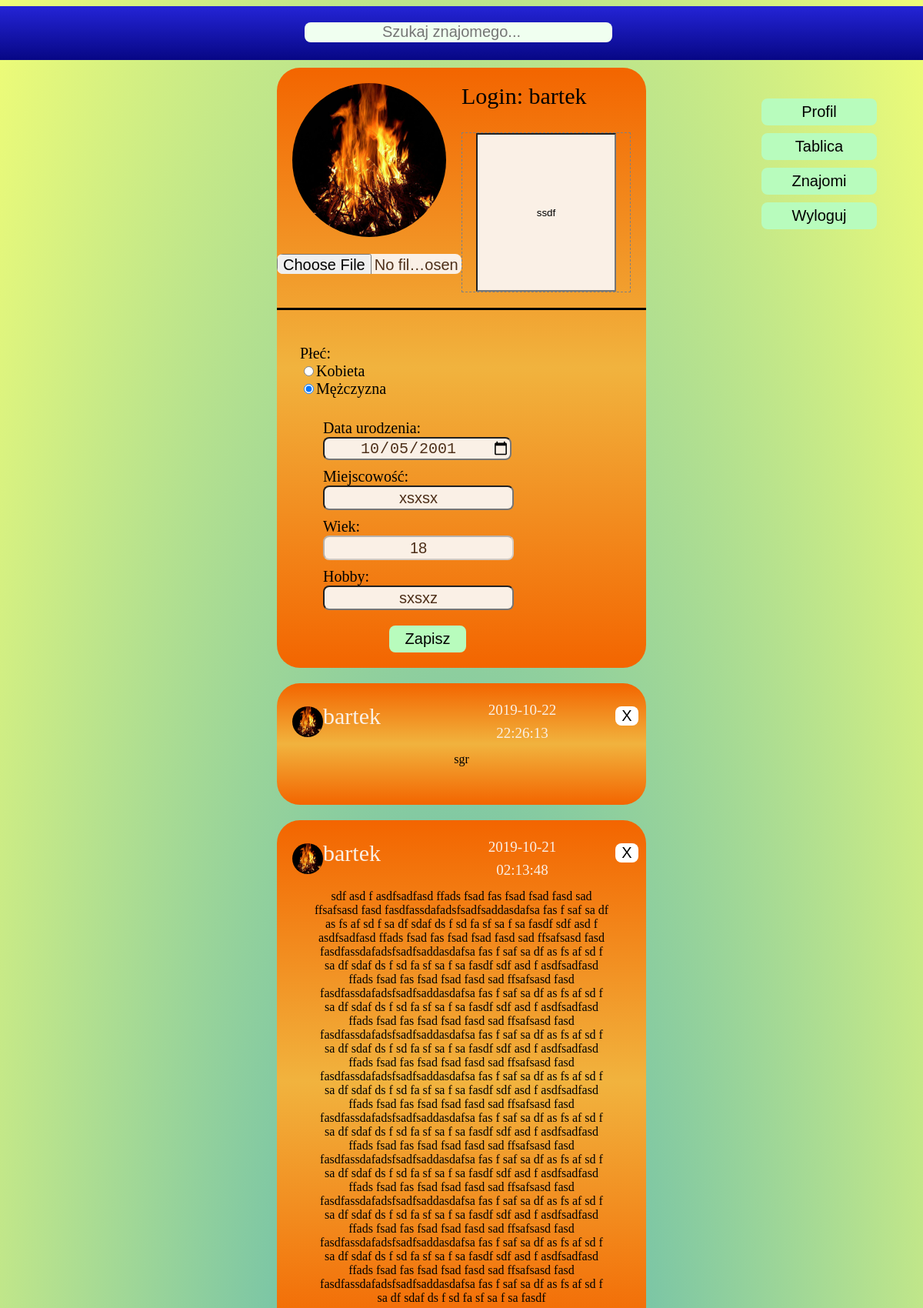
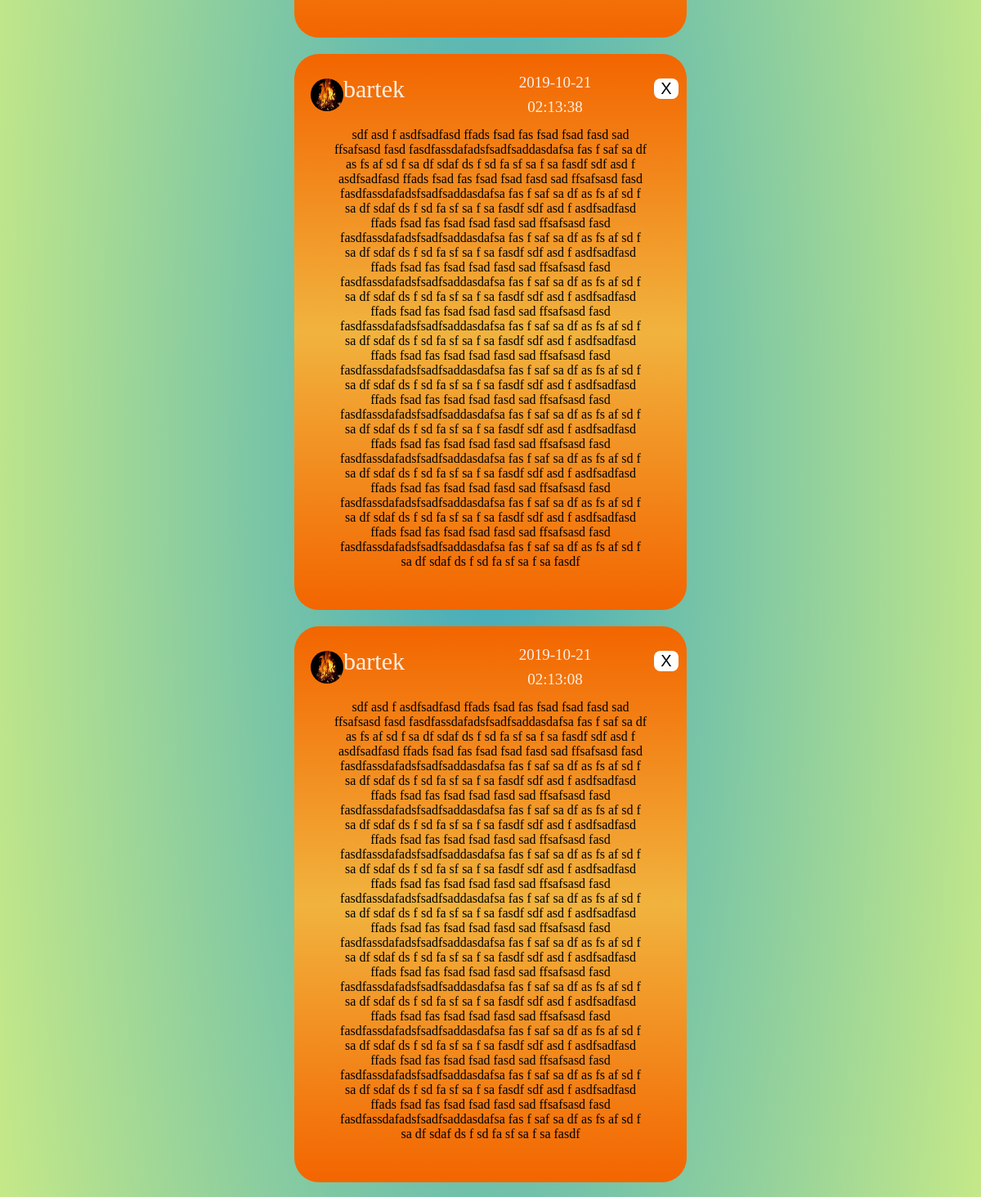
Page /edytuj_profil.php (signed in, upper part) on the committed database (2 pictures, top to bottom).
### tables this page shows
CREATE TABLE `uzytkownicy` (
  `ID` int(11) NOT NULL,
  `LOGIN` varchar(100) NOT NULL,
  `HASLO` varchar(254) NOT NULL,
  `EMAIL` varchar(100) NOT NULL,
  `URODZENIE` date NOT NULL,
  `PLEC` varchar(10) NOT NULL,
  `OPIS` text,
  `MIEJSCOWOSC` text,
  `HOBBY` text,
  `profilowe` text NOT NULL
);

CREATE TABLE `posty` (
  `ID` int(11) NOT NULL,
  `ID_LOGIN` int(11) NOT NULL,
  `TEKST` text NOT NULL,
  `DATA` datetime NOT NULL
);

### edytuj_profil.php (the view, shortened to what this page needs)
<!doctype html>
    <html>
        <head>
            <link rel="stylesheet" href="style.css">
            <link rel="stylesheet" href="tablica.css">
            <link rel="stylesheet" href="szukaj_znajomego.css">
            <?php
                $login = $_SESSION['zalogowany-user'];
                $zdj1 = "./img/".$login.".jpg";
                $zdj2 = "./img/profilowe.jpg";
                $zdj = file_exists($zdj1) ? $zdj1 : $zdj2;
            ?>
        </head>
        <body>
                <div class="strona">
                        <?php include "menu.php" ?>
                        <div class="log">
                            <div class="x"></div>
                            <div class="y_kontener">
                            <div class="y">
                                <?php
                                    require_once "polaczenie.php";
                                    $login = $_SESSION['zalogowany-user'];
                                    try
                                    {
                                        $conn = new mysqli($servername, $username, $password, $dbname);
                                        if ($conn->connect_error)
                                            {
                                                throw new Exception(mysqli_connect_errno());
                                            }
                                        else
                                        {
                                            if($rezultat = $conn->query("SELECT *,TIMESTAMPDIFF(YEAR,URODZENIE,CURDATE()) AS WIEK FROM uzytkownicy WHERE ID = (SELECT ID FROM uzytkownicy WHERE LOGIN='$login')"))
                                            {
                                                if ($rezultat->num_rows > 0)
                                                {
                                                        $wiersz = $rezultat->fetch_assoc();
                                                        echo "<form enctype='multipart/form-data' action='edytuj_profil.php' method='post'>";
                                                        echo "<div class='lewo'>";
                                                        echo "<img src='$zdj' height='200' width='200'>";
                                                        echo "<br><br><input type='file' class='logowanie' name='plik'/>";
                                                        echo "</div>";
                                                        echo "<div class='prawo'>";
                                                        echo "<div class='login'> Login: ".$wiersz["LOGIN"]."</div>";
                                                        echo "<div class='opis'><input type='text' class='okno_post' placeholder='Opisz siebie...' name='opis' autofocus value='".$wiersz["OPIS"]."'></div>";
                                                        echo "</div>";
                                                        echo "<div class='informacje'>";
                                                        echo "<div class='naglowek'></div>";
                                                        echo "<div class='info'>";
                                                        echo "<div class='dane'> Płeć: <br> <input type='radio' name='plec' value='K'";
                                                        if($wiersz['PLEC']==="K") echo "checked='checked'";
                                                        echo  "class='logowanie1'>Kobieta</br> <input type='radio' name='plec' value='M'";
                                                        if($wiersz['PLEC']==="M")  echo "checked='checked'";
                                                        echo "class='logowanie1'>Mężczyzna";
                                                        echo "<div class='dane'> <br>  Data urodzenia:<br> <input type='date' name='urodziny' class='logowanie' value='".$wiersz["URODZENIE"]."'>";
                                                        echo "</div>";
                                                        echo "<div class='dane'>  Miejscowość: <br> <input type='text' name='miejscowosc' class='logowanie' value='".$wiersz["MIEJSCOWOSC"]."'></div>";
                                                        echo "<div class='dane'> Wiek: <br> <input type='text' class='logowanie' disabled value='".$wiersz["WIEK"]."'></div>";
                                                        echo "<div class='dane'> Hobby: <br> <input type='text' name='hobby' class='logowanie' value='".$wiersz["HOBBY"]."'></div>";
                                                        echo "</div>";
                                                        echo "<div class='zapisz'><input type='submit' name='zapisz' value='Zapisz' class='zaloguj'></div>";
                                                        echo "</form>";
                                                        echo "</div>";
                                                }
                                                else
                                                {
                                                    throw new Exception($conn->connect_error);
                                                }
                                            }
                                            else
                                            {
                                                throw new Exception($conn->connect_error);
                                            }
                                        }
                                    }
                                    catch (Exception $e)
                                    {
                                        echo $e;
                                        die("<div class='server_blad'>Błąd połaczenia! Przepraszamy! Proszę spróbować za chwilę!</div>");
                                    }
                                ?>
                            </div>
                        </div>
                            <?php
                                 require_once "polaczenie.php";
                                 $login = $_SESSION['zalogowany-user'];
                                 try
                                 {
                                     $conn = new mysqli($servername, $username, $password, $dbname);
                                     if ($conn->connect_error)
                                         {
                                             throw new Exception(mysqli_connect_errno());
                                         }
                                     else
                                     {
                                         if($rezultat = $conn->query("SELECT TEKST,DATA,LOGIN,posty.ID FROM posty INNER JOIN uzytkownicy ON uzytkownicy.ID = posty.ID_LOGIN WHERE uzytkownicy.ID = (SELECT ID FROM uzytkownicy WHERE LOGIN='$login') ORDER BY DATA DESC"))
                                         {
                                            if ($rezultat->num_rows > 0)
                                            {
                                                while($wiersz = $rezultat->fetch_assoc())
                                                {
                                                    echo "<div class='y'>";
                                                    echo "<div class='autor'>";
                                                    echo "<a href='profil.php?LOGIN=".$wiersz["LOGIN"]."' class='link_autor'><img class='zdj' src=$zdj  height='30' width='30'>   ".$wiersz["LOGIN"]."</a>";
                                                    echo "<div class='data'>".$wiersz["DATA"];
                                                    echo "</div>";
                                                    echo "<form action='edytuj_profil.php?ID=".$wiersz['ID']."' method='post'> <input type='submit' name='usun_post' value='X' class='usun_post'></form>";
                                                    echo "</div>";
                                                    echo "<div class='tekst'>".$wiersz["TEKST"]."</div>";
                                                    echo "</div>";
                                                }
                                            }
                                         }
                                         else
                                         {
                                             throw new Exception($conn->connect_error);
                                         }
                                     }
                                 }
                                catch (Exception $e)
								{
									die("<div class='server_blad'>Błąd połaczenia! Przepraszamy! Proszę spróbować za chwilę!</div>");
								}
                            ?>
                            </div>
                            <div class="x">
                            </div>
                        </div>
        </body>
    </html>

### style.css (style rules this page uses)
body { margin-left: auto; margin-right: auto; background: radial-gradient(rgba(20, 150, 173, 0.808),rgba(225, 250, 4, 0.541)); width: 100%; height: 100%; min-height: 730px; }
.log { width:100%; height: 300px; }
.x { width:30%; float: left; min-height: 100px; height: 100%; }
.y { width:40%; min-width: 400px; background: linear-gradient(rgb(243, 101, 0),rgb(241, 179, 62),rgb(243, 101, 0)); text-align: center; padding-top: 20px; border-radius: 30px; float: left; }
input,textarea { background: rgb(184, 252, 189); }
.logowanie { width: 30%; min-width: 100px; max-width: 400px; border-radius: 8px; height: 26px; cursor: pointer; text-align: center; color: rgb(77, 47, 25); font-size: 20px; }
.zaloguj { width: 25%; min-width: 100px; border-radius: 8px; cursor: pointer; min-height: 35px; margin-top: 10px; font-size: 20px; border: 1px; }
.usun_post { float: right; width: 30px; border-radius: 8px; cursor: pointer; margin-top: 10px; font-size: 20px; border: 1px; background-color: white; margin: 10px; }

### tablica.css (style rules this page uses)
.logowanie { width: 100%; background: linen; }
.okno_post { width: 80%; min-height: 200px; text-align: center; background: linen; }
.y { margin-bottom: 20px; width: 100%; }
.y_kontener { float: left; width:40%; min-width: 400px; }
.x { height: 20px; }
.autor { text-align: left; margin-left: 20px; padding-bottom: 30px; font-size: 20px; color: linen; }
.link_autor { text-decoration: none; color: linen; font-size: 30px; display: block; width: 50%; float: left; height:40px; line-height: 45px; }
.data { text-align: center; font-size: 19px; color: linen; width: 30%; float: left; line-height: 30px; height: 30px; }
.tekst { width: 80%; margin-left: auto; margin-right: auto; margin-top: 40px; padding-bottom: 30px; }
img { border-radius: 100px; min-width: 40px; min-height: 40px; }

### szukaj_znajomego.css (style rules this page uses)
.lewo { float: left; width: 50%; margin-bottom: 20px; }
.prawo { float: left; width: 50%; text-align: left; margin-bottom: 20px; }
.informacje { width: 100%; clear: both; }
img { border-radius: 100px; }
.login { font-size: 30px; margin-bottom: 30px; }
.opis { text-align: center; height: 100%; min-height: 200px; border-style: dashed; border-width: 1px; border-color: grey; margin-right: 20px; line-height: 200px; }
.naglowek { font-size: 30px; margin-bottom: 30px; border-top-style: solid; padding-top: 10px; }
.dane { padding: 5px; text-align: left; padding-left: 30px; font-size: 20px; }
.y { padding-bottom: 20px; }
.info { width: 50%; text-align: center; float: left; }
.zdj { float: left; display: block; margin-top: 10px; }
.dane { width: 100%; }
.zapisz { width: 100%; text-align: center; width: 200px; margin-left: 40%; }

### rows in the picture
uzytkownicy: LOGIN "bartek", opis "ssdf", PLEC "☑", urodziny "10/05/2001", miejscowosc "xsxsx", hobby "sxsxz"
posty: uzytkownicy.LOGIN "bartek", DATA "2019-10-22 22:26:13", TEKST "sgr"
posty: uzytkownicy.LOGIN "bartek", DATA "2019-10-21 02:13:48", TEKST "sdf asd f asdfsadfasd ffads fsad fas fsad fsad fasd sad ffsafsasd fasd fasdfassdafadsfsadfsaddasdafsa fas f saf sa df as fs af sd f sa df sdaf ds f sd fa sf sa f sa fasdf sdf asd f asdfsadfasd ffads fsad fas fsad fsad fasd sad ffsafsasd fasd fasdfassdafadsfsadfsaddasdafsa fas f saf sa df as fs af sd f sa df sdaf ds f sd fa sf sa f sa fasdf sdf asd f asdfsadfasd ffads fsad fas fsad fsad fasd sad ffsafsasd fasd fasdfassdafadsfsadfsaddasdafsa fas f saf sa df as fs af sd f sa df sdaf ds f sd fa sf sa f sa fasdf sdf asd f asdfsadfasd ffads fsad fas fsad fsad fasd sad ffsafsasd fasd fasdfassdafadsfsadfsaddasdafsa fas f saf sa df as fs af sd f sa df sdaf ds f sd fa sf sa f sa fasdf sdf asd f…"
posty: uzytkownicy.LOGIN "bartek", DATA "2019-10-21 02:13:38", TEKST "sdf asd f asdfsadfasd ffads fsad fas fsad fsad fasd sad ffsafsasd fasd fasdfassdafadsfsadfsaddasdafsa fas f saf sa df as fs af sd f sa df sdaf ds f sd fa sf sa f sa fasdf sdf asd f asdfsadfasd ffads fsad fas fsad fsad fasd sad ffsafsasd fasd fasdfassdafadsfsadfsaddasdafsa fas f saf sa df as fs af sd f sa df sdaf ds f sd fa sf sa f sa fasdf sdf asd f asdfsadfasd ffads fsad fas fsad fsad fasd sad ffsafsasd fasd fasdfassdafadsfsadfsaddasdafsa fas f saf sa df as fs af sd f sa df sdaf ds f sd fa sf sa f sa fasdf sdf asd f asdfsadfasd ffads fsad fas fsad fsad fasd sad ffsafsasd fasd fasdfassdafadsfsadfsaddasdafsa fas f saf sa df as fs af sd f sa df sdaf ds f sd fa sf sa f sa fasdf sdf asd f…"
posty: uzytkownicy.LOGIN "bartek", DATA "2019-10-21 02:13:08", TEKST "sdf asd f asdfsadfasd ffads fsad fas fsad fsad fasd sad ffsafsasd fasd fasdfassdafadsfsadfsaddasdafsa fas f saf sa df as fs af sd f sa df sdaf ds f sd fa sf sa f sa fasdf sdf asd f asdfsadfasd ffads fsad fas fsad fsad fasd sad ffsafsasd fasd fasdfassdafadsfsadfsaddasdafsa fas f saf sa df as fs af sd f sa df sdaf ds f sd fa sf sa f sa fasdf sdf asd f asdfsadfasd ffads fsad fas fsad fsad fasd sad ffsafsasd fasd fasdfassdafadsfsadfsaddasdafsa fas f saf sa df as fs af sd f sa df sdaf ds f sd fa sf sa f sa fasdf sdf asd f asdfsadfasd ffads fsad fas fsad fsad fasd sad ffsafsasd fasd fasdfassdafadsfsadfsaddasdafsa fas f saf sa df as fs af sd f sa df sdaf ds f sd fa sf sa f sa fasdf sdf asd f…"
